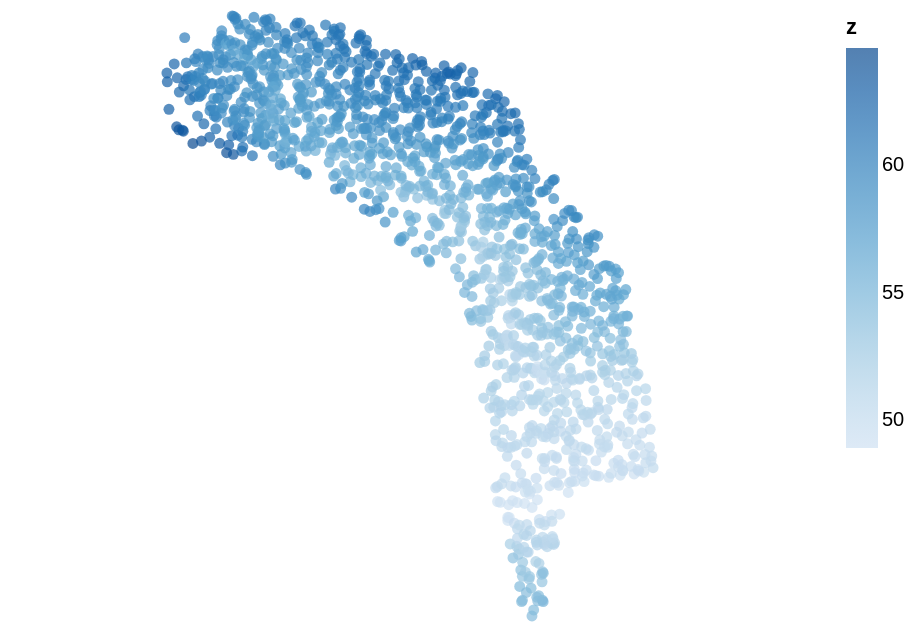

The notebook cell saved with this chart:
### Code cell
alt.Chart(azalea.mesh.iloc[::50]).mark_circle().encode(
    longitude="x",
    latitude="y",
    color="z",
    tooltip=["yards_east", "yards_north", "yards_from_tee", "z"],
).project(
    type="identity",
    reflectY=True
)

### Figure 1 — Vega-Lite specification as saved in the notebook (floating-point values rounded to 4 significant figures; data arrays with more than 128 entries replaced by an {"elided": "..."} marker saying what was removed)
{"config": {"view": {"continuousWidth": 400, "continuousHeight": 300}}, "data": {"name": "data-2adf1328ae24694b1cc6325a1059ea0f"}, "mark": "circle", "encoding": {"color": {"field": "z", "type": "quantitative"}, "latitude": {"field": "y", "type": "quantitative"}, "longitude": {"field": "x", "type": "quantitative"}, "tooltip": [{"field": "yards_east", "type": "quantitative"}, {"field": "yards_north", "type": "quantitative"}, {"field": "yards_from_tee", "type": "quantitative"}, {"field": "z", "type": "quantitative"}]}, "projection": {"reflectY": true, "type": "identity"}, "$schema": "https://vega.github.io/schema/vega-lite/v4.17.0.json", "datasets": {"data-2adf1328ae24694b1cc6325a1059ea0f": {"elided": "1474 records"}}}
